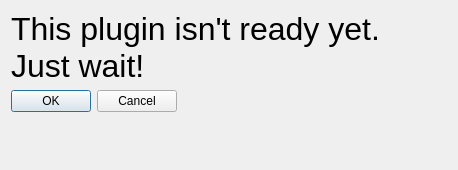
<?xml version="1.0" encoding="UTF-8"?>
<ui version="4.0">
 <class>quickcrsDialogBase</class>
 <widget class="QDialog" name="quickcrsDialogBase">
  <property name="geometry">
   <rect>
    <x>0</x>
    <y>0</y>
    <width>458</width>
    <height>170</height>
   </rect>
  </property>
  <property name="windowTitle">
   <string>QuickCRS</string>
  </property>
  <layout class="QFormLayout" name="formLayout_2">
   <item row="1" column="0">
    <widget class="QDialogButtonBox" name="button_box">
     <property name="orientation">
      <enum>Qt::Horizontal</enum>
     </property>
     <property name="standardButtons">
      <set>QDialogButtonBox::Cancel|QDialogButtonBox::Ok</set>
     </property>
    </widget>
   </item>
   <item row="0" column="0" colspan="2">
    <widget class="QLabel" name="label">
     <property name="font">
      <font>
       <pointsize>24</pointsize>
      </font>
     </property>
     <property name="text">
      <string>This plugin isn't ready yet. Just wait!</string>
     </property>
     <property name="wordWrap">
      <bool>true</bool>
     </property>
    </widget>
   </item>
  </layout>
 </widget>
 <resources/>
 <connections>
  <connection>
   <sender>button_box</sender>
   <signal>accepted()</signal>
   <receiver>quickcrsDialogBase</receiver>
   <slot>accept()</slot>
   <hints>
    <hint type="sourcelabel">
     <x>20</x>
     <y>20</y>
    </hint>
    <hint type="destinationlabel">
     <x>20</x>
     <y>20</y>
    </hint>
   </hints>
  </connection>
  <connection>
   <sender>button_box</sender>
   <signal>rejected()</signal>
   <receiver>quickcrsDialogBase</receiver>
   <slot>reject()</slot>
   <hints>
    <hint type="sourcelabel">
     <x>20</x>
     <y>20</y>
    </hint>
    <hint type="destinationlabel">
     <x>20</x>
     <y>20</y>
    </hint>
   </hints>
  </connection>
 </connections>
</ui>
